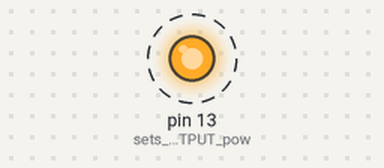
The sketch below on a simulated Arduino Uno, built with avr-gcc and run on an emulated ATmega328P. On the bench: output pins drawn as LEDs (lit = HIGH). Dashed ring = blinking. What the sketch prints to the serial monitor is not drawn.

Above: at 0.5 s.
Timing chart, 0 to 4.6 s (numbered marks = the images above):
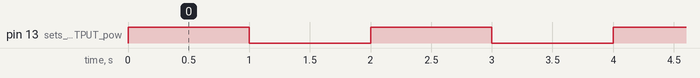

The sketch:

blinkyblinkey.ino
```cpp
void setup()
{
   pinMode(13, OUTPUT); //sets ledPin to OUTPUT power
   Serial.begin (9400);
}

void loop()
{
   digitalWrite(13, HIGH); //Delivers power to the breadboard
   digitalRead (13);
   Serial.println("Led is:    ");
   Serial.println (digitalRead(13));
   delay(1000); //Waits 1 second with pin 13 on high

   digitalWrite(13, LOW); //Turns power in pin 13 off
   digitalRead (13);
   Serial.println("Led is:    ");
   Serial.println (digitalRead(13));
   delay(1000);//Waits one second and then loops through and turns
               //power on again
}
```

Measured:
- by itself, pin 13 (sets_ledPin_to_OUTPUT_pow): alternates HIGH for 1.0 s and LOW for 1.0 s
